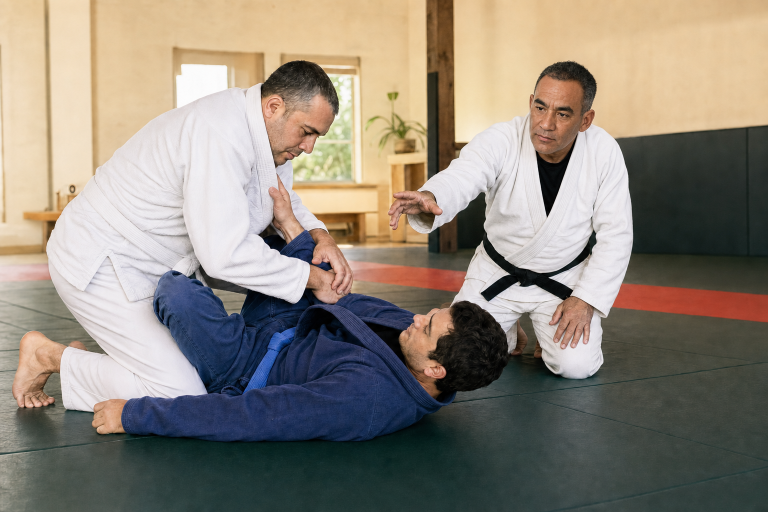
#> input picture assets/source-images/adults-joao-coaching-ai-original-2026-07-31.png, 1536 x 1024 px (shown at 1/2 size)
$ python prepare_adults_joao_ai_hero.py
#> lines starting #> are read from the running program, lines starting #| are printed output that depends on the picture
#!/usr/bin/env python3
"""Prepare the selected Joao coaching concept for the adults-program hero."""

from pathlib import Path
from PIL import Image

ROOT = Path(__file__).resolve().parents[1]
SOURCE = ROOT / "assets/source-images/adults-joao-coaching-ai-original-2026-07-31.png"
OUT = ROOT / "site/assets/campaign-images"
BASENAME = "adults-joao-coaching-hero-2026-07"


def save_pair(image: Image.Image, suffix: str) -> None:
    image.save(
        OUT / f"{BASENAME}{suffix}.webp",
        "WEBP",
        quality=88,
        method=6,
    )
    image.save(
        OUT / f"{BASENAME}{suffix}.jpg",
        "JPEG",
        quality=90,
        optimize=True,
        progressive=True,
        subsampling="4:2:0",
    )


def prepare() -> None:
    with Image.open(SOURCE) as original:
#> original is the input picture: PIL image 1536x1024 RGB; mean R, G, B 142.4, 134.1, 122.5
        image = original.convert("RGB")

    if image.size != (1536, 1024):
        raise ValueError(f"Unexpected source dimensions: {image.size}")

    # 4:3 desktop crop preserves the left student's foot and Joao's full gesture.
    desktop = image.crop((0, 0, 1365, 1024)).resize(
        (1280, 960), Image.Resampling.LANCZOS
    )
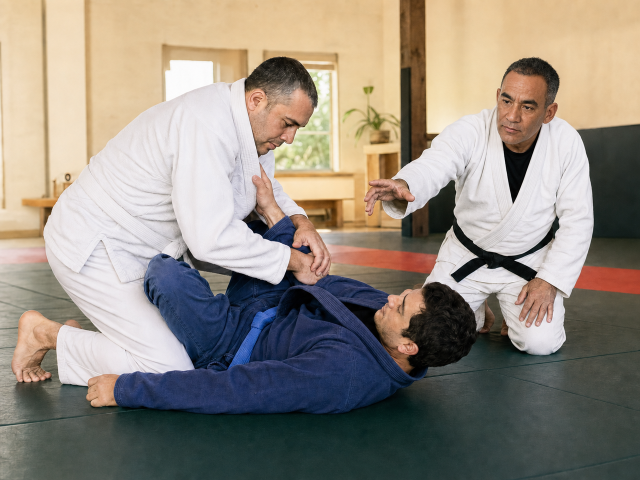
#> desktop: PIL image 1280x960 RGB (shown at 1/2 size); mean R, G, B 147.6, 139.2, 128.3
    # 16:9 mobile crop keeps the full horizontal lesson while trimming safe wall/floor space.
    mobile = image.crop((0, 80, 1536, 944)).resize(
        (800, 450), Image.Resampling.LANCZOS
    )
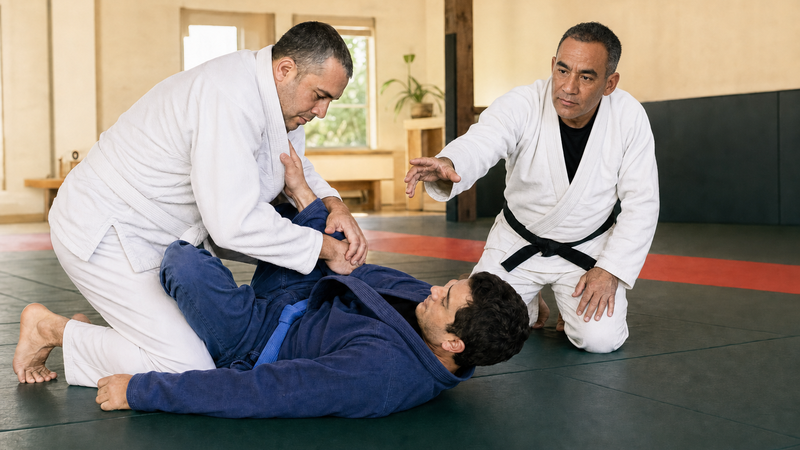
#> mobile: PIL image 800x450 RGB; mean R, G, B 143.5, 135, 125.7

    OUT.mkdir(parents=True, exist_ok=True)
    save_pair(desktop, "")
    save_pair(mobile, "-mobile")
    print("Prepared Joao adults hero at 1280x960 and 800x450 in WebP and JPEG")


if __name__ == "__main__":
    prepare()
